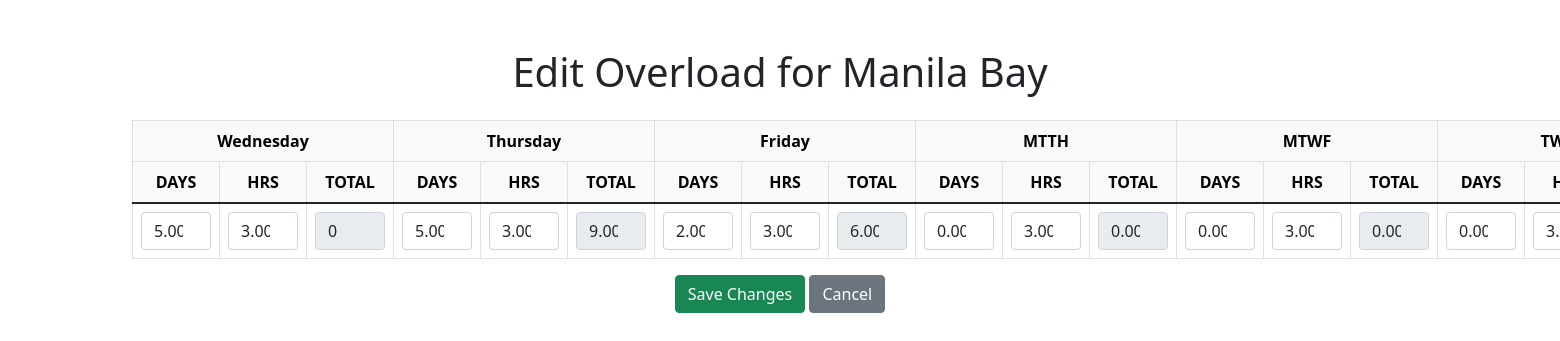
The app's page /manage_overload_edit.php?row_id=10 with its own data.
### tables this page shows
CREATE TABLE `overload` (
  `overload_id` int(11) NOT NULL,
  `employee_id` int(11) NOT NULL,
  `wednesday_days` decimal(10,2) DEFAULT 0.00,
  `wednesday_hrs` decimal(10,2) DEFAULT 0.00,
  `wednesday_total` decimal(10,2) DEFAULT 0.00,
  `thursday_days` decimal(10,2) DEFAULT 0.00,
  `thursday_hrs` decimal(10,2) DEFAULT 0.00,
  `thursday_total` decimal(10,2) DEFAULT 0.00,
  `friday_days` decimal(10,2) DEFAULT 0.00,
  `friday_hrs` decimal(10,2) DEFAULT 0.00,
  `friday_total` decimal(10,2) DEFAULT 0.00,
  `mtth_days` decimal(10,2) DEFAULT 0.00,
  `mtth_hrs` decimal(10,2) DEFAULT 0.00,
  `mtth_total` decimal(10,2) DEFAULT 0.00,
  `mtwf_days` decimal(10,2) DEFAULT 0.00,
  `mtwf_hrs` decimal(10,2) DEFAULT 0.00,
  `mtwf_total` decimal(10,2) DEFAULT 0.00,
  `twthf_days` decimal(10,2) DEFAULT 0.00,
  `twthf_hrs` decimal(10,2) DEFAULT 0.00,
  `twthf_total` decimal(10,2) DEFAULT 0.00,
  `mw_days` decimal(10,2) DEFAULT 0.00,
  `mw_hrs` decimal(10,2) DEFAULT 0.00,
  `mw_total` decimal(10,2) DEFAULT 0.00,
  `less_lateOL` decimal(10,2) DEFAULT 0.00,
  `additional` decimal(10,2) DEFAULT 0.00,
  `adjustment_less` decimal(10,2) DEFAULT 0.00,
  `grand_total` decimal(11,2) DEFAULT 0.00
);

### manage_overload_edit.php (the view, shortened to what this page needs)
<?php
$host = 'localhost';
$dbname = 'gfi_exel';
$username = 'root';
$password = '';
try {
    $pdo = new PDO("mysql:host=$host;dbname=$dbname", $username, $password);
    $pdo->setAttribute(PDO::ATTR_ERRMODE, PDO::ERRMODE_EXCEPTION);
    $row_id = isset($_GET['row_id']) ? intval($_GET['row_id']) : 0;
    $query = "
        SELECT o.*, CONCAT(e.first_name, ' ', e.last_name) AS employee_name
        FROM overload o
        JOIN employees e ON o.employee_id = e.employee_id
        WHERE o.overload_id = :row_id
    ";
    $stmt = $pdo->prepare($query);
    $stmt->execute([':row_id' => $row_id]);
    $row = $stmt->fetch(PDO::FETCH_ASSOC);
} catch (PDOException $e) {
    die("Database connection failed: " . $e->getMessage());
}
?>
<!DOCTYPE html>
<html lang="en">
<head>
    <link href="css/bootstrap.min.css" rel="stylesheet">
</head>
<body>
    <div class="container mt-5">
        <h1 class="text-center mb-4">Edit Overload for <?= htmlspecialchars($row['employee_name']) ?></h1>
        <form id="editForm">
            <table class="table table-bordered text-center">
                <thead class="table-light">
                    <tr>
                        <th colspan="3">Wednesday</th>
                        <th colspan="3">Thursday</th>
                        <th colspan="3">Friday</th>
                        <th colspan="3">MTTH</th>
                        <th colspan="3">MTWF</th>
                        <th colspan="3">TWTHF</th>
                    </tr>
                    <tr>
                        <th>DAYS</th>
                        <th>HRS</th>
                        <th>TOTAL</th>
                        <th>DAYS</th>
                        <th>HRS</th>
                        <th>TOTAL</th>
                        <th>DAYS</th>
                        <th>HRS</th>
                        <th>TOTAL</th>
                        <th>DAYS</th>
                        <th>HRS</th>
                        <th>TOTAL</th>
                        <th>DAYS</th>
                        <th>HRS</th>
                        <th>TOTAL</th>
                        <th>DAYS</th>
                        <th>HRS</th>
                    </tr>
                </thead>
                <tbody>
                    <tr>
                        <td><input type="number" step="0.01" class="form-control" name="wednesday_days" value="<?= htmlspecialchars($row['wednesday_days'] ?? 0) ?>"></td>
                        <td><input type="number" step="0.01" class="form-control" name="wednesday_hrs" value="<?= htmlspecialchars($row['wednesday_hrs'] ?? 0) ?>"></td>
                        <td><input type="number" step="0.01" class="form-control readonly-input" name="wednesday_total" value="0" readonly></td>
                        <td><input type="number" step="0.01" class="form-control" name="thursday_days" value="<?= htmlspecialchars($row['thursday_days'] ?? 0) ?>"></td>
                        <td><input type="number" step="0.01" class="form-control" name="thursday_hrs" value="<?= htmlspecialchars($row['thursday_hrs'] ?? 0) ?>"></td>
                        <td><input type="number" step="0.01" class="form-control readonly-input" name="thursday_total" value="<?= htmlspecialchars($row['thursday_total'] ?? 0) ?>" readonly></td>
                        <td><input type="number" step="0.01" class="form-control" name="friday_days" value="<?= htmlspecialchars($row['friday_days'] ?? 0) ?>"></td>
                        <td><input type="number" step="0.01" class="form-control" name="friday_hrs" value="<?= htmlspecialchars($row['friday_hrs'] ?? 0) ?>"></td>
                        <td><input type="number" step="0.01" class="form-control readonly-input" name="friday_total" value="<?= htmlspecialchars($row['friday_total'] ?? 0) ?>" readonly></td>
                        <td><input type="number" step="0.01" class="form-control" name="mtth_days" value="<?= htmlspecialchars($row['mtth_days'] ?? 0) ?>"></td>
                        <td><input type="number" step="0.01" class="form-control" name="mtth_hrs" value="<?= htmlspecialchars($row['mtth_hrs'] ?? 0) ?>"></td>
                        <td><input type="number" step="0.01" class="form-control readonly-input" name="mtth_total" value="<?= htmlspecialchars($row['mtth_total'] ?? 0) ?>" readonly></td>
                        <td><input type="number" step="0.01" class="form-control" name="mtwf_days" value="<?= htmlspecialchars($row['mtwf_days'] ?? 0) ?>"></td>
                        <td><input type="number" step="0.01" class="form-control" name="mtwf_hrs" value="<?= htmlspecialchars($row['mtwf_hrs'] ?? 0) ?>"></td>
                        <td><input type="number" step="0.01" class="form-control readonly-input" name="mtwf_total" value="<?= htmlspecialchars($row['mtwf_total'] ?? 0) ?>" readonly></td>
                        <td><input type="number" step="0.01" class="form-control" name="twthf_days" value="<?= htmlspecialchars($row['twthf_days'] ?? 0) ?>"></td>
                        <td><input type="number" step="0.01" class="form-control" name="twthf_hrs" value="<?= htmlspecialchars($row['twthf_hrs'] ?? 0) ?>"></td>
                    </tr>
                </tbody>
            </table>
            <div class="text-center">
                <button type="button" class="btn btn-success" onclick="saveEdits()">Save Changes</button>
                <a href="manage_overload.php" class="btn btn-secondary">Cancel</a>
            </div>
        </form>
    </div>
</body>
</html>

### manage_overload_edit.php (style rules this page uses)
.table td input.form-control { width: 70px; margin: 0 auto; }
.readonly-input { background-color: #e9ecef; cursor: not-allowed; }

### records on screen
overload: wednesday_days "5.00", wednesday_hrs "3.00", thursday_days "5.00", thursday_hrs "3.00", thursday_total "9.00", friday_days "2.00", friday_hrs "3.00", friday_total "6.00", mtth_days "0.00", mtth_hrs "3.00", mtth_total "0.00", mtwf_days "0.00", mtwf_hrs "3.00", mtwf_total "0.00", twthf_days "0.00", twthf_hrs "3.00"

### other values on screen
$row['employee_name'] "Manila Bay"
